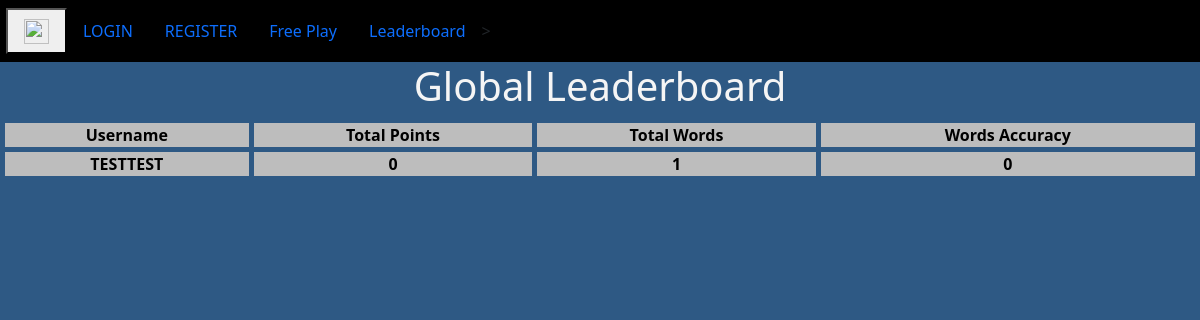
The app's page /leaderboard with its own data.
### app/models.py (models this page shows, shortened)
class User(UserMixin,db.Model):
    id = db.Column(db.Integer, primary_key=True)
    username = db.Column(db.String(64), index=True, unique=True)
    password_hash = db.Column(db.String(128))
    histories = db.relationship('History', backref='user')

### app/routes.py (the view)
@app.route('/leaderboard')
def leaderboard():
    leaderboard=[]
    usersList = User.query.all()
    for user in usersList:
        dates = []
        user_histories = user.histories
        print(user_histories)
        if user_histories == []:
            continue
        if str(user_histories[-1].date.date()) == str(date.today()):
            leaderboard.append(
                {
                    "username":user.username,
                    "points":user_histories[-1].points,
                    "totalWords":user_histories[-1].totalWords,
                    "wordAccuracy":user_histories[-1].wordAccuracy
                }
            )
    print(leaderboard)
    leaderboard.sort(key = lambda x : x.get('points'), reverse=True)
    return render_template('leaderboard.html',title="Leaderboard",data=leaderboard)

### app/models.py (called while the page is built)
    def __repr__(self):
        return f"<id = {self.id}, user = {self.user_id}, letters = {self.letters}, points = {self.points}, totalWords = {self.totalWords}, wordAccuracy = {self.wordAccuracy} date = {self.date}>"

### app/templates/leaderboard.html
{% extends "base.html" %}
{% block content %}
<h1>Global Leaderboard</h1>
<table class="center" style="width: 100%">
    <tr>
        <th>Username</th>
        <th>Total Points</th>
        <th>Total Words</th>
        <th>Words Accuracy</th>
    </tr>
    {% for item in data %}
        <tr>
            <th>{{ item.username }}</th>
            <th>{{ item.points }}</th>
            <th>{{ item.totalWords }}</th>
            <th>{{ item.wordAccuracy }}</th>
        </tr>
    {% endfor %}
</table>
{% endblock %}

### app/static/CSS/Styles.css (style rules this page uses)
body { text-align: center; }
#keys { background-color: #2E5984; }
html { background-color: #2E5984; }
h1 { color: whitesmoke; }
table.center { color: black; margin-left: auto; margin-right: auto; border-collapse: separate; border-spacing: 5px; }
th, td { background-color: #bdbdbd; }

### app/static/CSS/Popup.css (style rules this page uses)
*, *:before, *:after { padding: 0; margin: 0; box-sizing: border-box; }

### records on screen
User: username "TESTTEST", points "0", totalWords "1", wordAccuracy "0"
